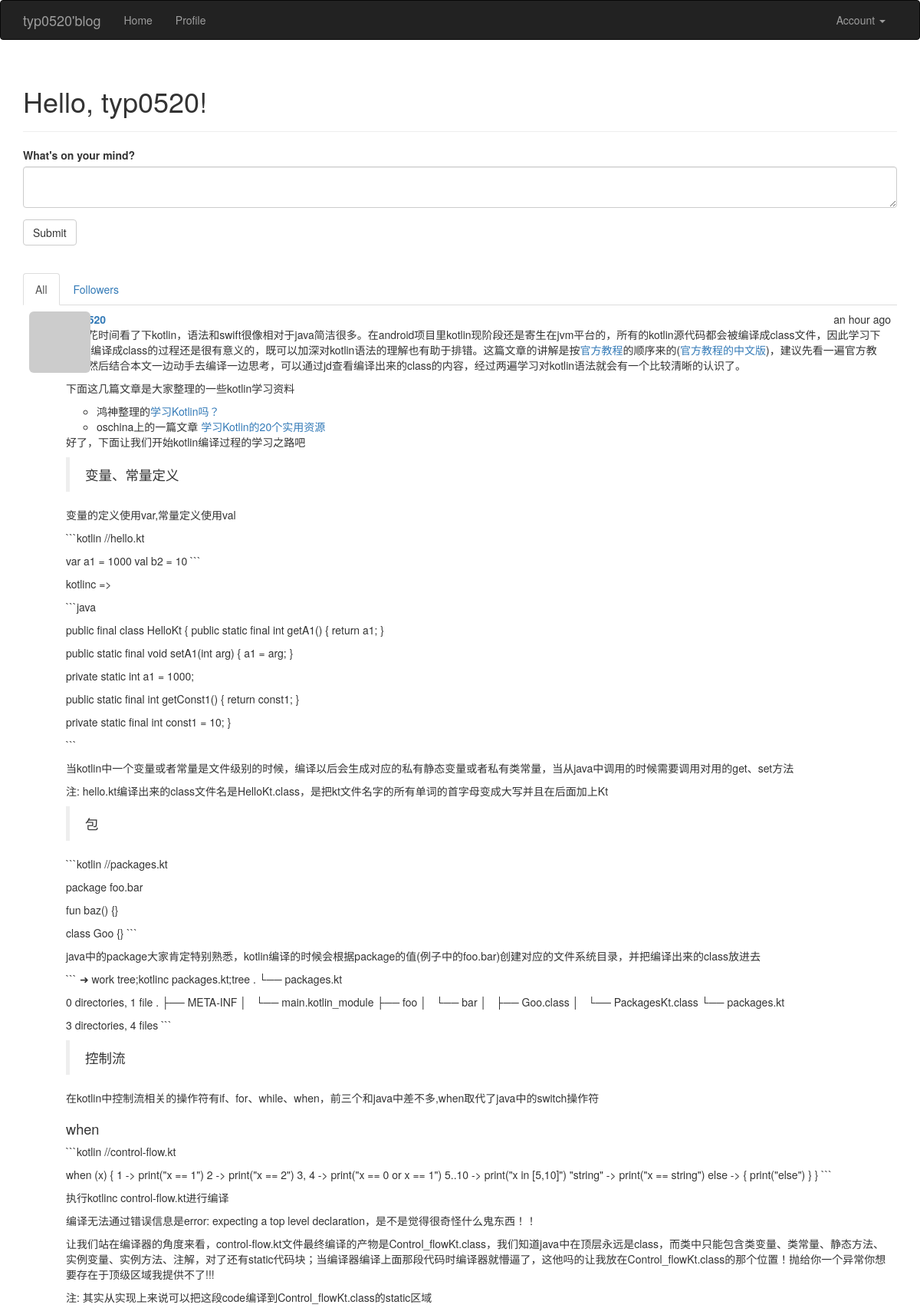
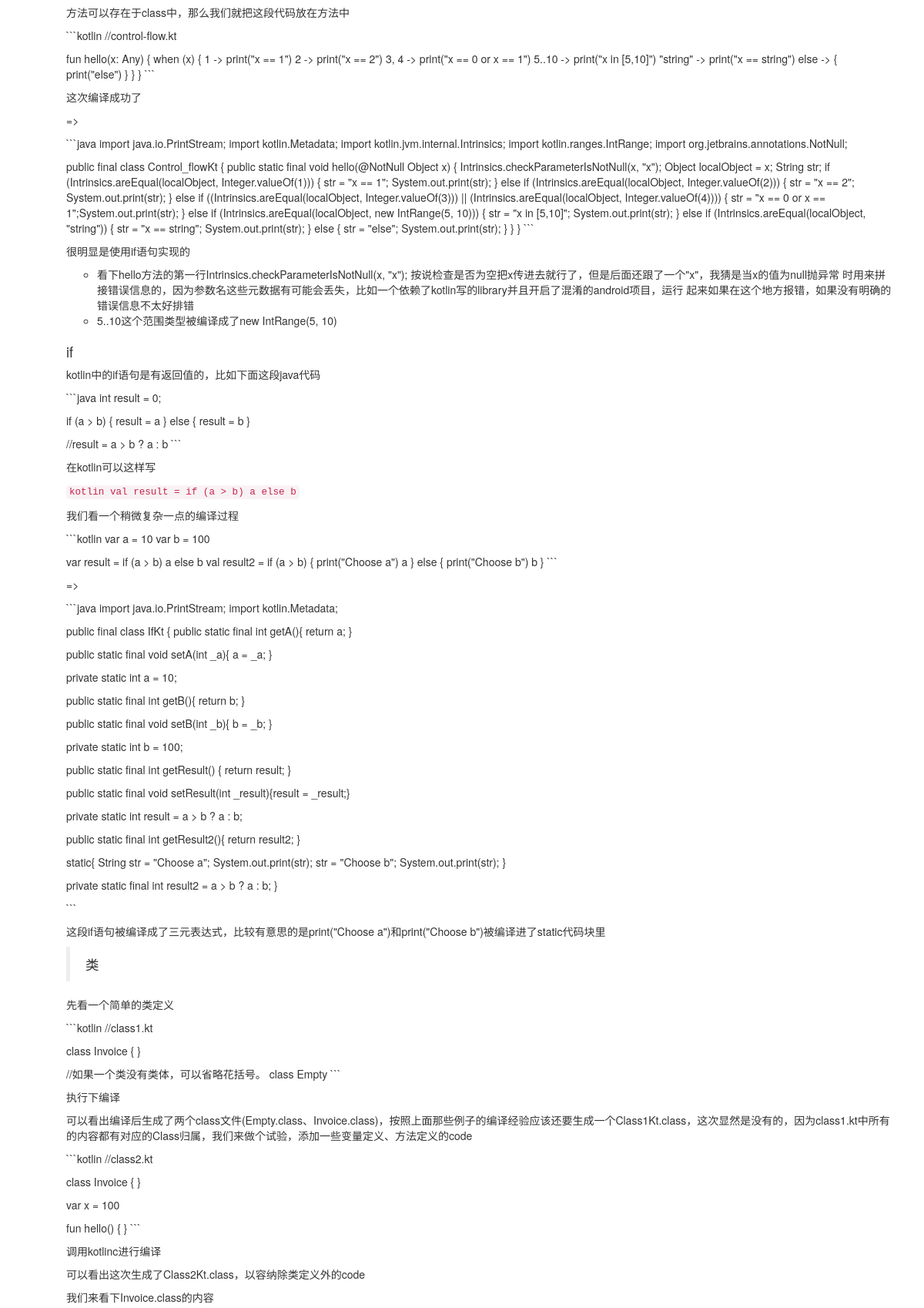
The page / (signed in, upper part) on the database its author committed (2 pictures, top to bottom).
### app/models.py (models this page shows, shortened)
class User(UserMixin, db.Model):
    __tablename__ = 'users'
    id = db.Column(db.Integer, primary_key=True)
    email = db.Column(db.String(64), unique=True, index=True)
    username = db.Column(db.String(64), unique=True, index=True)
    password_hash = db.Column(db.String(128))
    role_id = db.Column(db.Integer, db.ForeignKey('roles.id'))
    confirmed = db.Column(db.Boolean, default=False)
    name = db.Column(db.String(64))
    location = db.Column(db.String(64))
    about_me = db.Column(db.Text())
    member_since = db.Column(db.DateTime(), default=datetime.utcnow)
    last_seen = db.Column(db.DateTime(), default=datetime.utcnow)
    posts = db.relationship('Post', backref='author', lazy='dynamic')
    comments = db.relationship('Comment', backref='author', lazy='dynamic')
    followed = db.relationship('Follow',
                               foreign_keys=[Follow.follower_id],
                               backref=db.backref('follower', lazy='joined'),
                               lazy='dynamic',
                               cascade='all, delete-orphan')
    followers = db.relationship('Follow',
                               foreign_keys=[Follow.followed_id],
                               backref=db.backref('followed', lazy='joined'),
                               lazy='dynamic',
                               cascade='all, delete-orphan')
    @property
    def password(self):
        raise AttributeError('password is not a readable attribute')
    def can(self, permissions):
        return self.role is not None and (self.role.permissions & permissions) == permissions
    def gravatar(self, size=100, default='idention', rating='g'):
        url = 'http://www.gravatar.com/avatar'
        hash = hashlib.md5(self.email.encode('utf-8')).hexdigest()
        img = '{url}/{hash}?s={size}&r={rating}'.format(url=url, hash=hash, size=size, default=default, rating=rating)
        return img

class Post(db.Model):
    __tablename__ = 'posts'
    id = db.Column(db.Integer, primary_key=True)
    body = db.Column(db.Text)
    body_html = db.Column(db.Text)
    timestamp = db.Column(db.DateTime, index=True, default=datetime.utcnow)
    author_id = db.Column(db.Integer, db.ForeignKey('users.id'))
    comments = db.relationship('Comment', backref='post', lazy='dynamic')

### app/main/views.py (the view)
@main.route('/', methods=['GET', 'POST'])
@login_required
def index():
    form = PostForm()
    if current_user.can(Permission.WRITE_ARTICLES) and \
            form.validate_on_submit():
        post = Post(body=form.body.data,
                    author=current_user._get_current_object())
        db.session.add(post)
        return redirect(url_for('.index'))
    page = request.args.get('page', 1, type=int)
    show_followed = False
    if current_user.is_authenticated:
        show_followed = bool(request.cookies.get('show_followed', ''))
    if show_followed:
        query = current_user.followed_posts
    else:
        query = Post.query
    pagination = query.order_by(Post.timestamp.desc()).paginate(page, per_page=10, error_out=False)
    posts = pagination.items
    return render_template('index.html', form=form, posts=posts, show_followed=show_followed, pagination=pagination)

### app/main/forms.py
class PostForm(FlaskForm):
    body = PageDownField("What's on your mind?", validators=[DataRequired()])
    submit = SubmitField('Submit')

### app/auth/views.py (called while the page is built)
@auth.before_app_request
def before_request():
    if current_user.is_authenticated:
        if not current_user.confirmed \
            and request.endpoint \
            and request.endpoint[:5] != 'auth.' \
            and request.endpoint != 'static':
            return redirect(url_for('auth.unconfirmed'))

### app/main/__init__.py (called while the page is built)
@main.app_context_processor
def inject_permissions():
    return dict(Permission=Permission)

### app/models.py (called while the page is built)
@login_manager.user_loader
def load_user(user_id):
    return User.query.get(int(user_id))

### app/templates/index.html (shortened to what this page needs)
{% extends "base.html" %}
{% import "bootstrap/wtf.html" as wtf %}
{% import "_macros.html" as macros %}
{% block page_content %}
    <div class="page-header">
        <h1>Hello, {% if current_user.is_authenticated %}{{ current_user.username }}{% else %}Stranger{% endif %}!</h1>
    </div>
    <div>
        {% if current_user.can(Permission.WRITE_ARTICLES) %}
            {{ wtf.quick_form(form) }}
        {% endif %}
    </div>
    <br />
    <div class="post-tabs">
        <ul class="nav nav-tabs">
            <li{% if not show_followed %} class="active"{% endif %}><a href="{{ url_for('.show_all') }}">All</a></li>
            {% if current_user.is_authenticated %}
                <li{% if show_followed %} class="active"{% endif %}><a
                        href="{{ url_for('.show_followed') }}">Followers</a></li>
            {% endif %}
        </ul>
        {% include '_posts.html' %}
    </div>
{% endblock %}

### app/templates/_posts.html (shortened to what this page needs)
<ul class="posts">
    {% for post in posts %}
    <li class="post">
        <div class="post-thumbnail">
            <a href="{{ url_for('.user', username=post.author.username) }}">
                <img class="img-rounded profile-thumbnail" src="{{ post.author.gravatar(size=40) }}">
            </a>
        </div>
        <div class="post-content">
            <div class="post-date">{{ moment(post.timestamp).fromNow() }}</div>
            <div class="post-author"><a href="{{ url_for('.user', username=post.author.username) }}">{{ post.author.username }}</a></div>
            <div class="post-body">
                {% if post.body_html %}
                    {{ post.body_html | safe }}
                {% else %}
                    {{ post.body }}
                {% endif %}
            </div>
        </div>
    </li>
    {% endfor %}
</ul>

### app/static/styles.css (style rules this page uses)
.profile-thumbnail { position: absolute; }
div.post-tabs { margin-top: 16px; }
ul.posts { list-style-type: none; padding: 0px; margin: 16px 0px 0px 0px; border-top: 1px solid #e0e0e0; }
div.post-tabs ul.posts { margin: 0px; border-top: none; }
ul.posts li.post { padding: 8px; border-bottom: 1px solid #e0e0e0; }
div.post-date { float: right; }
div.post-author { font-weight: bold; }
div.post-thumbnail { position: absolute; }
div.post-content { margin-left: 48px; min-height: 48px; }
.post-body h2 { font-size: 130%; }

### rows shown on the page
User: username "typ0520"
Post: timestamp "an hour ago", body_html "最近花时间看了下kotlin，语法和swift很像相对于java简洁很多。在android项目里kotlin现阶段还是寄生在jvm平台的，所有的kotlin源代码都会被编译成class文件，因此学习下kotlin编译成class的过程还是很有意义的，既可以加深对kotlin语法的理解也有助于排错。这篇文章的讲解是按 官方教程 的顺序来的( 官方教程的中文版 )，建议先看一遍官方教程，然后结合本文一边动手去编译一边思考，可以通过jd查看编译出来的class的内容，经过两遍学习对kotlin语法就会有一个比较清晰的认识了。 下面这几篇文章是大家整理的一些kotlin学习资料 鸿神整理的 学习Kotlin吗？ oschina上的一篇文章 学习Kotlin的20个实用资源 好了，下面让我们开始kotlin编译过程的学习之路吧 变量、常量定义 变量的定义使用var,常量定义使用val ```kotlin //hello.kt var a1 = 1000 val b2 = 10 ``` kotlinc => ```java public final class HelloKt { public static final int getA1() { return a1; } public static final void setA1(int arg) { a1 = arg; } private static int a1 = 1000; public static final int getConst1() { return const1; } private static final…"
